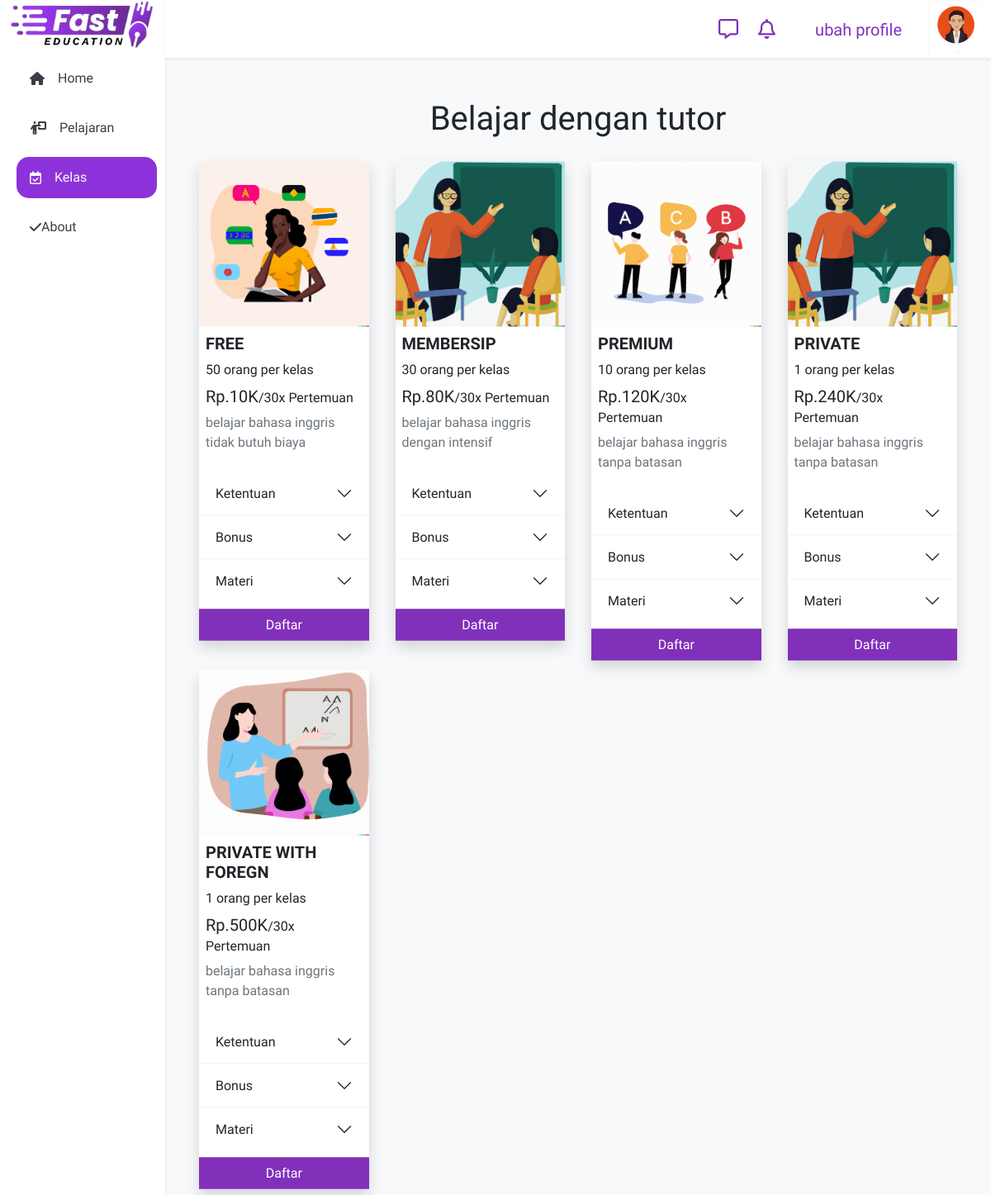
Screenshot of /kelas/upgrade (signed in) with the database file from the repository.
### config/models.py (models this page shows, shortened)
class Setting(models.Model):
    title       = models.CharField(max_length=224)
    sub         = models.TextField()
    icon        = models.FileField(upload_to='landing', blank=True, )
    logo        = models.FileField(upload_to='landing', blank=True, )
    foto        = models.FileField(upload_to='landing', blank=True, )
    fotoadv     = models.FileField(upload_to='landing', blank=True, )
    alamat      = models.CharField(max_length=224, blank=True, )
    telp        = models.CharField(blank=True,max_length=13 )
    email       = models.EmailField(blank=True, )
    ig          = models.CharField(max_length=224, blank=True, )
    fb          = models.CharField(max_length=224, blank=True, )
    tiktok      = models.CharField(max_length=224, blank=True, )
    youtube     = models.CharField(max_length=224, blank=True, )
    komisi_teacher = models.IntegerField(default=70)
    komisi_developer = models.IntegerField(default=7)
    komisi_owner = models.IntegerField(default=23)

### kelas/models.py (models this page shows, shortened)
class Program(models.Model):
    nama        = models.CharField(max_length=224,  unique=True)
    foto        = models.FileField(upload_to='photo/level', max_length=100, null=True, blank=True)
    keterangan  = models.CharField(max_length=224)
    nyawa       = models.IntegerField(default=0)
    biaya       = models.IntegerField(default=0)
    discount    = models.IntegerField(default=0)
    promo       = models.IntegerField(default=0)
    bestseller  = models.BooleanField(default=False)
    pertemuan   = models.IntegerField(default=0)
    siswa       = models.IntegerField(default=0)
    durasi      = models.IntegerField(default=1)
    mengulang   = models.BooleanField(default=False)
    ketentuan   = models.CharField(max_length=225, blank=True, null=True)
    materi      = models.CharField(max_length=225, blank=True, null=True)
    bonus       = models.CharField(max_length=225, blank=True, null=True)
    langganan   = models.ForeignKey(Langganan,blank=True, null=True,  on_delete=models.CASCADE, related_name="langganan")
    def ketentuans(self):
        return self.ketentuan.split(",")
    def materis(self):
        return self.materi.split(",")
    def bonuses(self):
        return self.bonus.split(",")

### kelas/views.py (the view)
# urls.py: path('upgrade', views.upgrade, name="upgrade"),
def upgrade(request):
    context["user"]     = Users.objects.get(user=request.user)
    context['paket'] = Program.objects.all().order_by("biaya")
    return render(request, "kelas/upgrade.html", context)

### config/templatetags/custom_tags.py (called while the page is built)
@register.simple_tag
def random_int(a, b=None):
    if b is None:
        a, b = 0, a
    return random.randint(a, b)

### config/utils.py (called while the page is built)
def is_date_in_range(request):
    if not request.user.is_authenticated:
        return False
    premium = Premium.objects.filter(user=request.user)
    if not premium.exists():
        return False
    return premium.premium_start <= datetime.now() <= premium.premium_end

def beforeRequest(request):
    if request.user.is_authenticated:
        user = Users.objects.filter(user=request.user.id)
        if not user.exists():
            Users.objects.create(user=request.user)

def config(request):
    beforeRequest(request)
    url = request.resolver_match
    context = {}
    context['config']   = Setting.objects.get()
    context['me']       = Users.objects.get(user=request.user) if request.user.is_authenticated else ''
    context['premium']  = is_date_in_range(request) if request.user.is_authenticated else False
    context['url'] = url.url_name if len(url.app_names) == 0 else url.app_names[0]
    context['langganan'] = Langganan.objects.all()
    return context

### templates/kelas/upgrade.html (shortened to what this page needs)
{% extends 'dashboard.html' %}
{% load static %}
{% load humanize %}
{% block content %}
<div class="content">
    <div class="my-4 container">
        <div class="display-6 text-center my-2 pb-3">Belajar dengan tutor</div>
        <div class="row ">
            {% for p in paket %}
            <div class="col-12 col-md-3">
                <div class="shadow bg-white m-1">
                    <img src="/media/{{p.foto}}" alt="" class="w-100" style="height: 200px; object-fit: cover;">
                    <div class="p-2">
                        <h5 class="text-uppercase fw-bold">{{p.nama}}</h5>
                        <div class="fw-ligther mb-2">{{p.siswa}} orang per kelas</div>
                        <h5>Rp.{{p.discount|cut:"000"|intcomma}}K<span class="h6 fw-ligther mb-4">/{{p.pertemuan}}x Pertemuan</span></h5>
                        <p class="text-secondary">{{p.keterangan}}</p>
                    </div>
                    <div class="accordion accordion-flush" id="accordionFlushExample">
                    <div class="accordion-item">
                        <h2 class="accordion-header">
                        <button class="accordion-button collapsed" type="button" data-bs-toggle="collapse" data-bs-target="#flush-{{p.id}}" aria-expanded="false" aria-controls="flush-{{p.id}}">
                            Ketentuan
                        </button>
                        </h2>
                    </div>
                    <div class="accordion-item">
                        <h2 class="accordion-header">
                        <button class="accordion-button collapsed" type="button" data-bs-toggle="collapse" data-bs-target="#flush-two{{p.id}}" aria-expanded="false" aria-controls="flush-two{{p.id}}">
                            Bonus
                        </button>
                        </h2>
                    </div>
                    <div class="accordion-item">
                        <h2 class="accordion-header">
                        <button class="accordion-button collapsed" type="button" data-bs-toggle="collapse" data-bs-target="#flush-tri{{p.id}}" aria-expanded="false" aria-controls="flush-tri{{p.id}}">
                            Materi
                        </button>
                        </h2>
                    </div>
                    </div>
                    <div class="d-grid my-2">
                        <a href="{% url 'kelas:confirm' id=p.id %}" class="btn btn-primary rounded-0">Daftar</a>
                    </div>
                </div>
            </div>
            {% endfor %}
        </div>
    </div>
</div>
{% endblock content %}

### templates/snippets/sidebar.html
<div class="sidebar h6 shadow-sm" id="sidebar">
    <div class="d-none d-md-block"><img src="/media/{{config.icon}}" alt="logo" style="height: 60px;"></div>
    {% if peran == 'user' %}
    <a {% if url == 'home' %}class="active"{% endif %} href="{% url 'home' %}"><i class="fas fa-home"></i><span class="ms-3 d-none d-sm-block">Home</span></a>
    <a {% if url == 'modul' %}class="active"{% endif %} href="{% url 'modul:index' %}"><i class="fa-solid fa-person-chalkboard"></i><span class="ms-3 d-none d-sm-block">Pelajaran</span></a>
    <a {% if url == 'kelas' %}class="active"{% endif %} href="{% url 'kelas:index' %}"><i class="fa-regular fa-calendar-check"></i><span class="ms-3 d-none d-sm-block">Kelas</span></a>
    <a href="#about"><i class="fa-solid fa-check "></i><span class="me-3 d-none d-sm-block">About</span></a>
    {% endif %}
</div>

### static/css/style.css (style rules this page uses)
* { font-family: 'Titillium Web', sans-serif; }

### static/css/dashboard.css (style rules this page uses)
body { margin: 0; }
.sidebar { margin: 0; padding-left: 10px; width: 200px; background-color: #fff; position: fixed; height: 100%; overflow: auto; }
.sidebar a { display: flex; color: #393E46; padding-left: 16px; padding-right: 16px; margin: 10px; height: 50px; text-decoration: none; align-items: center; border-radius: 15px; transition: background-color .2s; }
.sidebar a.active { background-color: #8D32DB; color: #f8f9f8; }
.content { display: block; position: absolute; top: calc(50% + 70px); left: calc(50% + 200px); transform: translate(calc(-50% - 100px), calc(-50% - 35px)); width: calc(100% - 250px); max-width: 1400px; height:calc(100% - 120px); padding-bottom: 80px; z-index: 1 !important; }

### templates/dashboard.html (style rules this page uses)
body { background-color: #F8F9FA; }

### rows the page displays
Setting: icon (picture)
Program: foto (picture), nama "FREE", siswa "50", discount "10", pertemuan "30", keterangan "belajar bahasa inggris tidak butuh biaya"
Program: foto (picture), nama "MEMBERSIP", siswa "30", discount "80", pertemuan "30", keterangan "belajar bahasa inggris dengan intensif"
Program: foto (picture), nama "PREMIUM", siswa "10", discount "120", pertemuan "30", keterangan "belajar bahasa inggris tanpa batasan"
Program: foto (picture), nama "PRIVATE", siswa "1", discount "240", pertemuan "30", keterangan "belajar bahasa inggris tanpa batasan"
Program: foto (picture), nama "PRIVATE WITH FOREGN", siswa "1", discount "500", pertemuan "30", keterangan "belajar bahasa inggris tanpa batasan"
